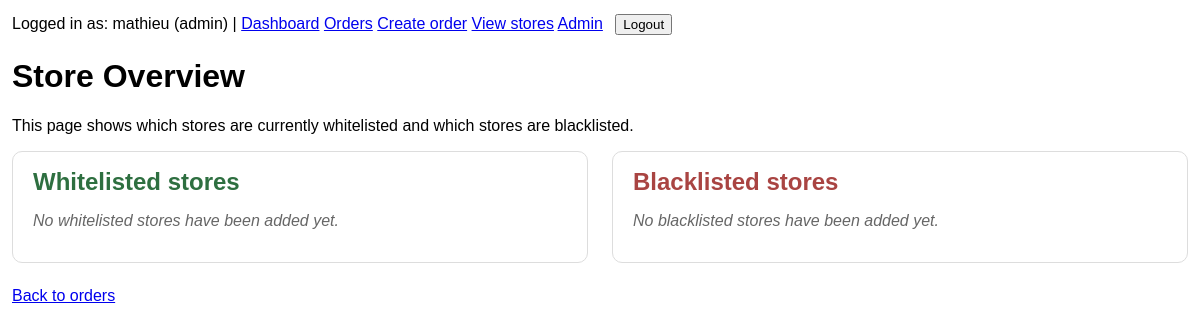
The app's page /stores/ (signed in), older data.
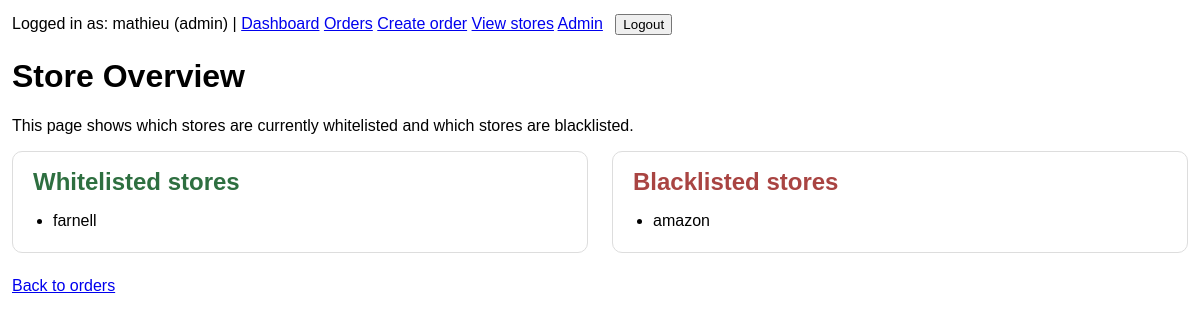
The same page, newer data.
### orders/models.py (models this page shows, shortened)
class StoreRule(models.Model):
    LIST_TYPE_WHITELIST = "whitelist"
    LIST_TYPE_BLACKLIST = "blacklist"
    LIST_TYPE_CHOICES = [
        (LIST_TYPE_WHITELIST, "Whitelist"),
        (LIST_TYPE_BLACKLIST, "Blacklist"),
    ]
    store_name = models.CharField(max_length=255, unique=True)
    list_type = models.CharField(max_length=20, choices=LIST_TYPE_CHOICES)
    class Meta:
        ordering = ["store_name"]

### orders/views.py (the view)
# urls.py: path("stores/", store_overview, name="store_overview"),
@login_required
def store_overview(request):
    whitelisted_stores = StoreRule.objects.filter(
        list_type=StoreRule.LIST_TYPE_WHITELIST
    ).order_by("store_name")
    blacklisted_stores = StoreRule.objects.filter(
        list_type=StoreRule.LIST_TYPE_BLACKLIST
    ).order_by("store_name")
    context = {
        "whitelisted_stores": whitelisted_stores,
        "blacklisted_stores": blacklisted_stores,
    }
    return render(request, "orders/store_overview.html", context)

### templates/orders/store_overview.html (shortened to what this page needs)
{% extends "base.html" %}
{% block content %}
<div class="store-overview-page">
    <h1>Store Overview</h1>
    <p>
        This page shows which stores are currently whitelisted and which stores are blacklisted.
    </p>
    <div class="store-overview-grid">
        <div class="store-card">
            <h2 class="whitelist-title">Whitelisted stores</h2>
            {% if whitelisted_stores %}
                <ul class="store-list">
                    {% for store in whitelisted_stores %}
                        <li>{{ store.store_name }}</li>
                    {% endfor %}
                </ul>
            {% else %}
                <p class="empty-message">No whitelisted stores have been added yet.</p>
            {% endif %}
        </div>
        <div class="store-card">
            <h2 class="blacklist-title">Blacklisted stores</h2>
            {% if blacklisted_stores %}
                <ul class="store-list">
                    {% for store in blacklisted_stores %}
                        <li>{{ store.store_name }}</li>
                    {% endfor %}
                </ul>
            {% else %}
                <p class="empty-message">No blacklisted stores have been added yet.</p>
            {% endif %}
        </div>
    </div>
    <div class="page-actions">
        <a href="{% url 'orders:order_list' %}">Back to orders</a>
    </div>
</div>
{% endblock %}

Row changes from the older to the newer data that the page shows:
added StoreRule: store_name "farnell", shown under "Whitelisted stores"
added StoreRule: store_name "amazon", shown under "Blacklisted stores"
Text that changed along with them:
text no longer shown: "No whitelisted stores have been added yet. No blacklisted stores have been added yet."
